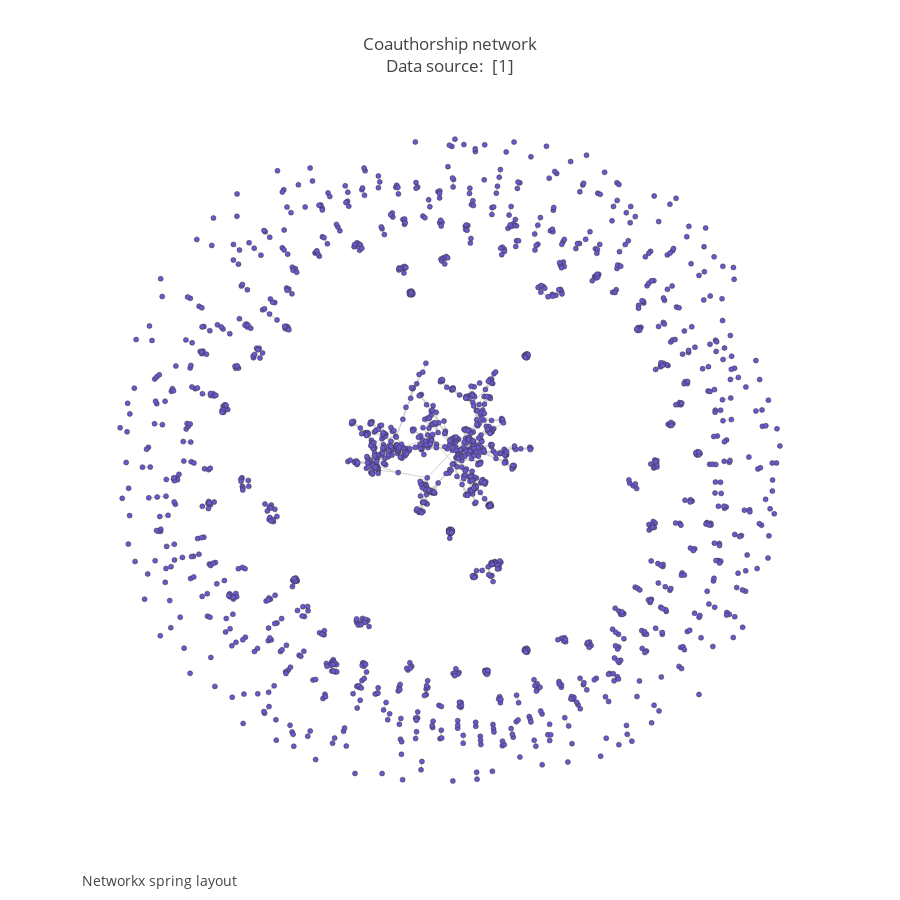

Notebook source saved alongside this figure:
### Code cell
fig4 = go.Figure(data=[trace7, trace8], layout=layout)
fig4['layout'].update(width=900, height=900)
fig4['layout']['annotations'][0]['text'] = annot4
fig4.show()

### Figure 1 — Plotly figure (JSON) as saved in the notebook; plotly's stock layout.template omitted (floating-point values rounded to 4 significant figures; data arrays with more than 128 entries replaced by an {"elided": "..."} marker saying what was removed)
{"data": [{"hoverinfo": "none", "line": {"color": "rgb(210,210,210)", "width": 1}, "mode": "lines", "type": "scatter", "x": {"elided": "8226 float values"}, "y": {"elided": "8226 float values"}}, {"hoverinfo": "text", "marker": {"color": "#6959CD", "line": {"color": "rgb(50,50,50)", "width": 0.5}, "size": 5}, "mode": "markers", "text": {"elided": "1589 str values"}, "type": "scatter", "x": {"elided": "1589 float values"}, "y": {"elided": "1589 float values"}}], "layout": {"annotations": [{"font": {"size": 14}, "showarrow": false, "text": "Networkx spring layout", "x": 0, "xanchor": "left", "xref": "paper", "y": -0.1, "yanchor": "bottom", "yref": "paper"}], "autosize": false, "font": {"size": 12}, "height": 900, "hovermode": "closest", "showlegend": false, "title": {"text": "Coauthorship network<br>Data source: <a href='https://networkdata.ics.uci.edu/data.php?id=11'> [1]</a>"}, "width": 900, "xaxis": {"visible": false}, "yaxis": {"visible": false}}}
